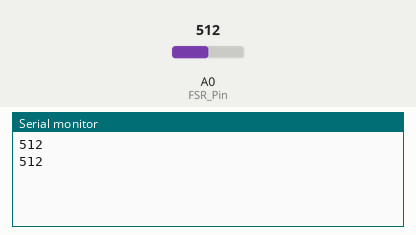
Recording of a sketch running on a simulated Arduino Uno, built with avr-gcc and run on an emulated ATmega328P. On the bench: the last lines printed to the serial monitor. The test bench sets the inputs (shaded band); at power-on: A0 (FSR_Pin) = 512.

Above: at 1.8 s.
1.9 s: A0 (FSR_Pin) set to 716
At 2.8 s:
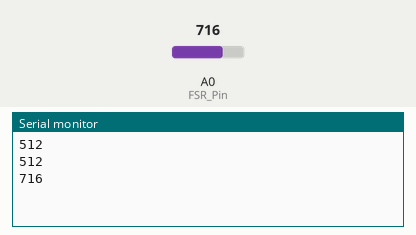
3.4 s: A0 (FSR_Pin) set to 900
At 4.8 s:
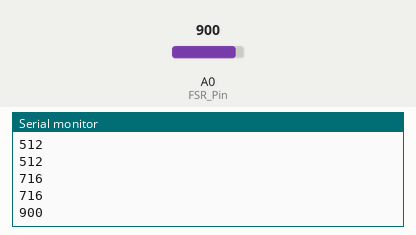
Timing chart, 0 to 6.4 s (numbered marks = the images above; inputs shaded):
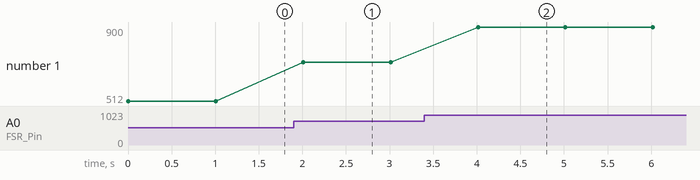

Measured:
- after the input at 1.9 s, the serial monitor: prints a new line after 0.11 s (image 1)
- after the input at 3.4 s, the serial monitor: prints a new line after 0.61 s (image 2)
- plotted number 1: 512 → 716 after the input at 1.9 s, 716 → 900 after the input at 3.4 s

The sketch:

sketch_apr07a_w_french.ino
```cpp
#include <LiquidCrystal.h> //new
LiquidCrystal lcd(4, 5, 6, 7, 8, 9);

//analog pin
int FSR_Pin =  A0;

void setup() {
  Serial.begin(9600);
}

void loop() {
  int FSRReading = analogRead(FSR_Pin);
  lcd.clear();
  lcd.setCursor(0, 0);

  lcd.print("Force in PA ");
  lcd.print(FSRReading);

  Serial.println(FSRReading);

  delay(1000); //makes output faster or slower
}
```
